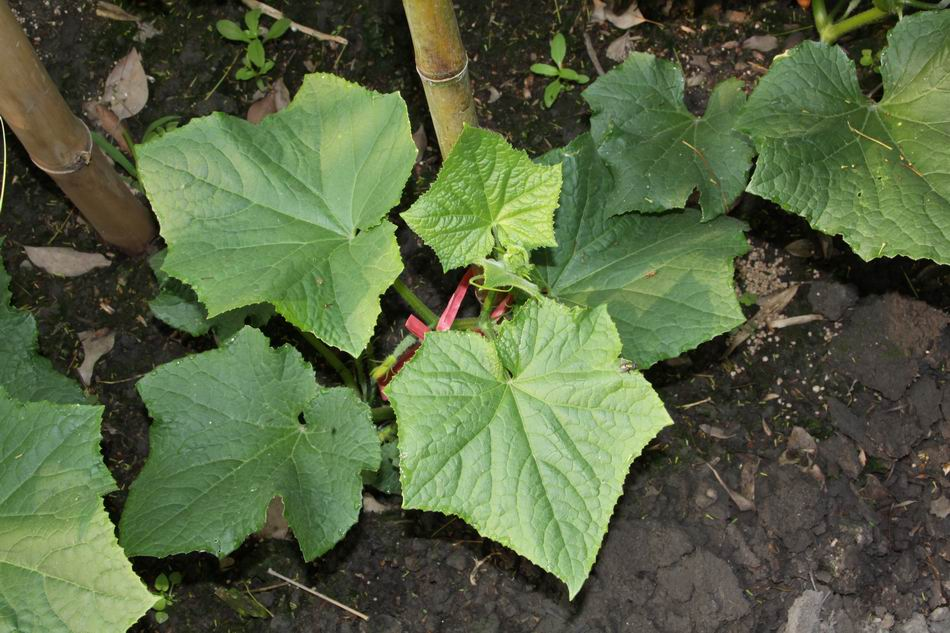
#> input picture week1/leaves.jpg, 950 x 633 px
$ jupyter execute --allow-errors lab0.ipynb
#> lines starting #> are read from the running program, lines starting #| are printed output that depends on the picture; after the words box and inside, x2 and y2 are one past the last pixel; in counts of white or black regions, pixels touching at a corner belong together
[cell 1]
from skimage import io, data, img_as_float
import matplotlib.pyplot as plt
import numpy as np

# Load an image
### (1) Read the 'leaves.jpg' and show it in RGB and grayscale

[cell 2]
leaves = io.imread('leaves.jpg')
#> leaves is the input picture: shape (633, 950, 3); mean R, G, B 87.1, 101.1, 67
gray_leaves = io.imread('leaves.jpg', as_gray=True)
#> gray_leaves: shape (633, 950) float64; min 0, max 0.986, mean 0.375
# [11 lines of commented-out code are left out]
plt.imshow(gray_leaves, cmap='gray')
plt.show()
#> (the rest of this cell did not finish here and is left out)

# Image channels
### (1) Show the red channel of the 'leaves.jpg'.
### (2) Show the green channel of the 'leaves.jpg'.
### (3) Show the blue channel of the 'leaves.jpg'.

[cell 3]
plt.imshow(leaves[:,:,0], cmap='Reds')
plt.show()
plt.imshow(leaves[:,:,1], cmap='Greens')
plt.show()
plt.imshow(leaves[:,:,2], cmap='Blues')
plt.show()
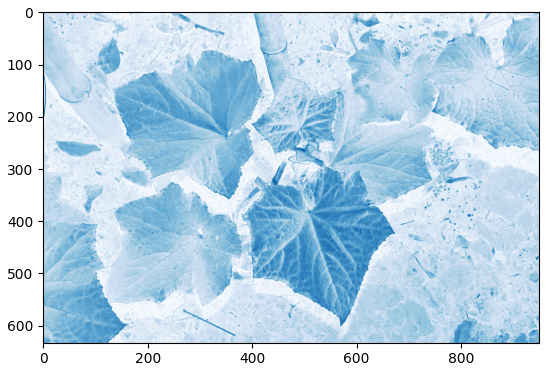
#> figure drawn by matplotlib, 1 panel

# Image adjustment
### (1) Increase the brightness by addition.
### (2) Decrease the brightness by subtraction.

[cell 4]
leaves_float = img_as_float(leaves)

add_leaves = leaves_float + 0.5
plt.imshow(add_leaves)
plt.show()
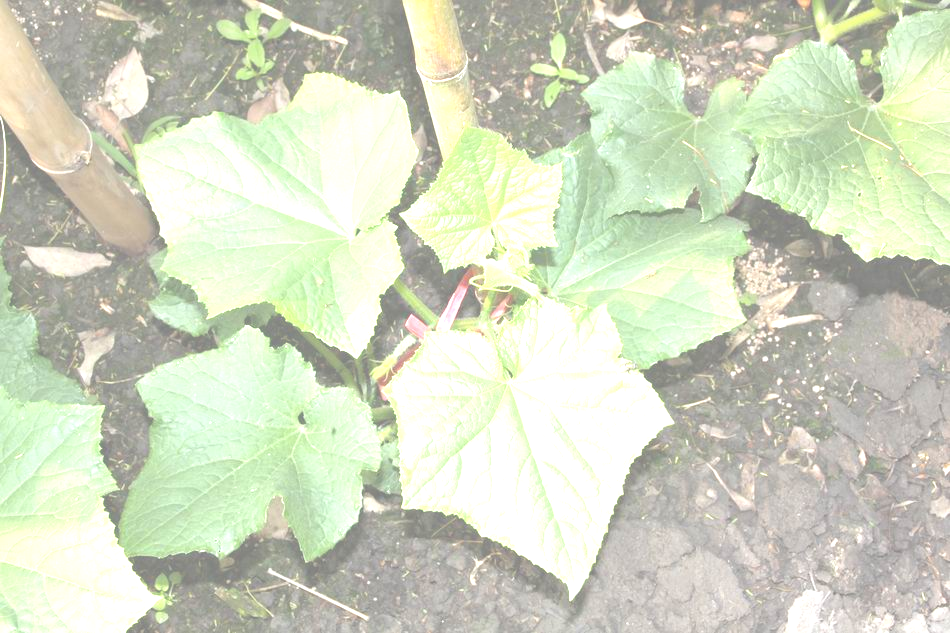
#> shown: shape (633, 950, 3) float64; mean R, G, B 0.82, 0.844, 0.759

sub_leaves = leaves_float - 0.5
plt.imshow(sub_leaves)
plt.show()

# Image subtraction
### (1) Subtract the 'highway1.jpg' from 'highway2.jpg'.
hint: dtype should be float

[cell 5]
highway1 = io.imread('highway1.jpg')
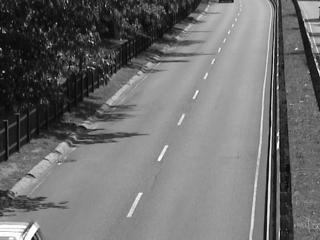
#> input picture week1/highway1.jpg, 320 x 240 px
#> highway1 is the input picture: shape (240, 320); min 0, max 255, mean 110.3
highway2 = io.imread('highway2.jpg')
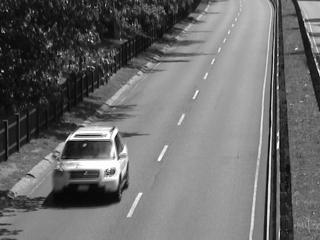
#> input picture week1/highway2.jpg, 320 x 240 px
#> highway2 is the input picture: shape (240, 320); min 0, max 255, mean 107.1

highway1 = img_as_float(highway1)
plt.imshow(highway1, cmap='gray')
plt.show()

highway2 = img_as_float(highway2)
plt.imshow(highway2, cmap='gray')
plt.show()

subtraction = highway2 - highway1
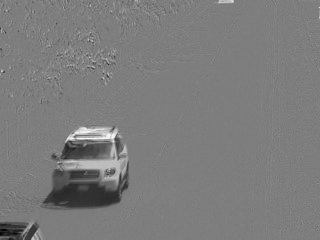
#> subtraction: shape (240, 320) float64; min -0.835, max 0.851, mean -0.0124; drawn with min black and max white
plt.imshow(subtraction, cmap='gray')
plt.show()

# Image rotation
### (1) Show 'leaves.jpg' rotated with 30 degrees counter-clockwise.
### (2) Show 'leaves.jpg' rotated with 30 degrees clockwise.

[cell 6]
from skimage import transform, data
leaves = io.imread('leaves.jpg', as_gray=True)
leaves_ccw = transform.rotate(leaves, 30)
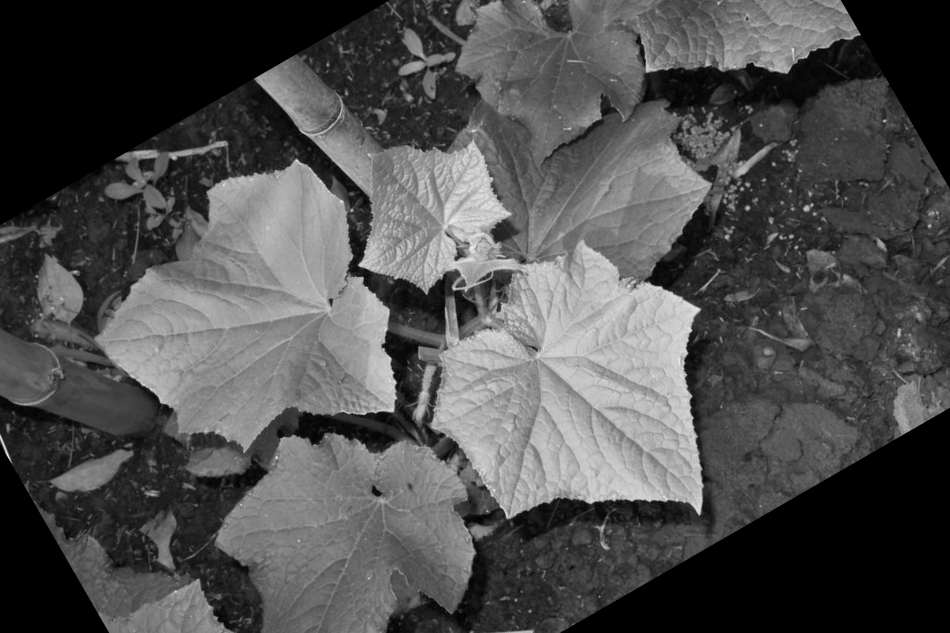
#> leaves_ccw: shape (633, 950) float64; min 0, max 0.95, mean 0.31
leaves_cw = transform.rotate(leaves, -30)
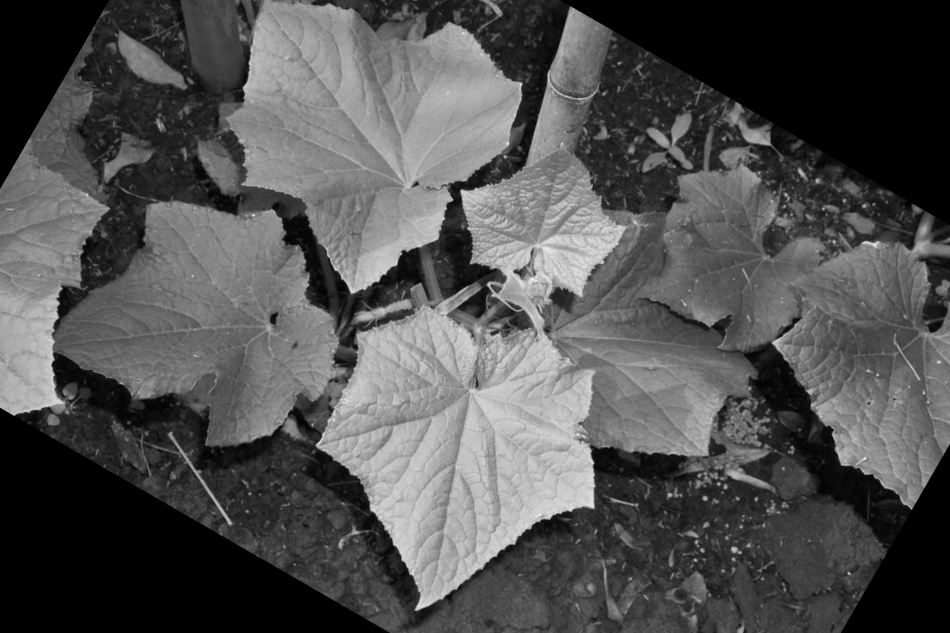
#> leaves_cw: shape (633, 950) float64; min 0, max 0.947, mean 0.319

plt.imshow(leaves, cmap='gray')
plt.show()

plt.imshow(leaves_ccw, cmap='gray')
plt.show()

plt.imshow(leaves_cw, cmap='gray')
plt.show()

# Image contrast
### (1) Increase the constrast of 'leaves.jpg'.

[cell 7]
def increase_contrast(image):
    threshold = 0.15
    mod_image = image/image.max().copy()
    x1, y1 = np.where(mod_image>=threshold)
    x2, y2 = np.where(mod_image<threshold)
    mod_image[x1, y1] = mod_image[x1, y1] + 0.3
    mod_image[x2, y2] = mod_image[x2, y2] - 0.3
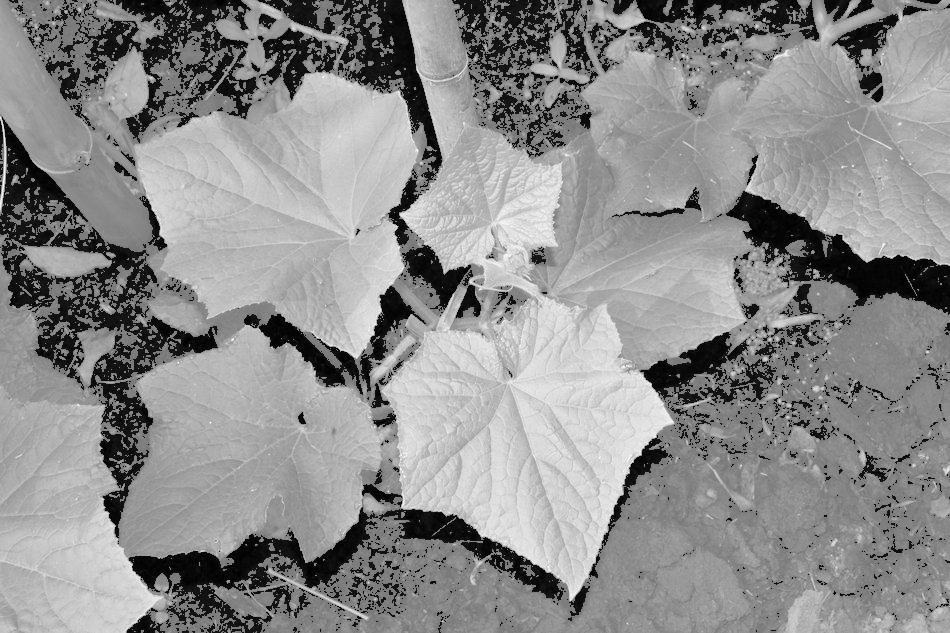
#> mod_image: shape (633, 950) float64; min -0.3, max 1.3, mean 0.587; drawn with min black and max white
    return mod_image

leaves_gray = io.imread('leaves.jpg', as_gray=True)
plt.imshow(leaves_gray, cmap='gray')
plt.show()

leaves_contrast = increase_contrast(leaves_gray)
plt.imshow(leaves_contrast, cmap='gray', vmin=0.0, vmax=1.0)
plt.show()

# Binarization
### (1) Binarize 'leaves.jpg' and show it.

[cell 8]
threshold = 0.6

binary_leaves = leaves_gray.copy()
binary_leaves[leaves_gray>threshold] = 1.0
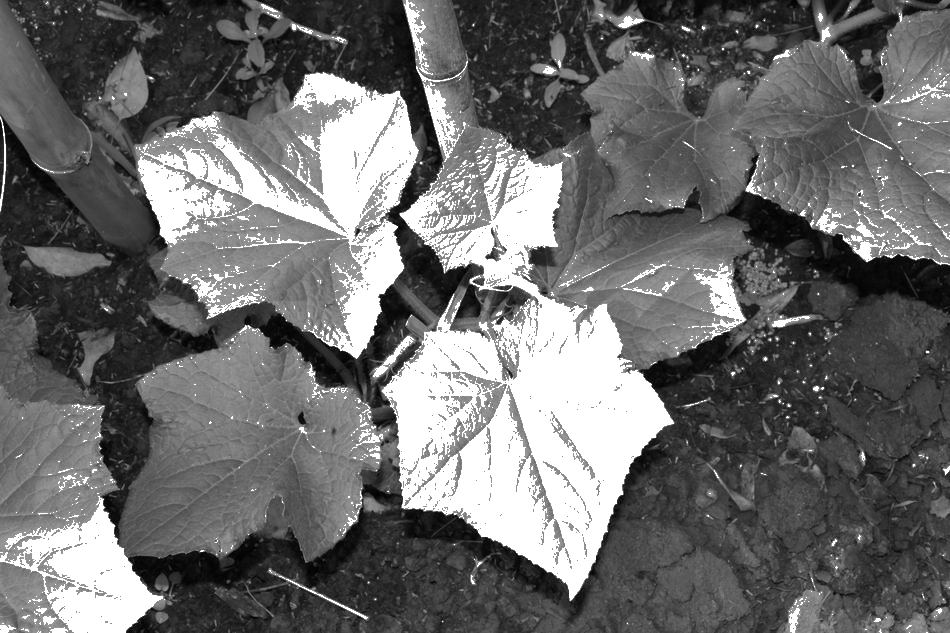
#> binary_leaves: shape (633, 950) float64; min 0, max 1, mean 0.426
binary_leaves[leaves_gray<threshold] = 0.0
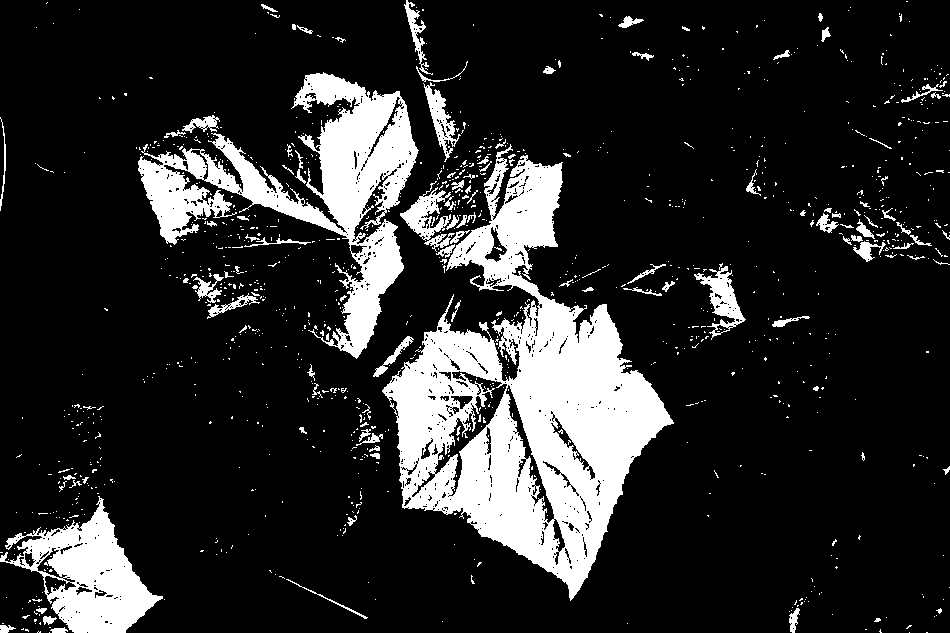
#> binary_leaves: shape (633, 950) float64; values 0 (black) and 1 (white), 16.6% white; 1115 white regions (1005 under 20 px), largest, box (x1, y1, x2, y2) and area: (382, 144, 674, 601) 53238, (138, 72, 419, 359) 23109, (0, 496, 163, 633) 9463

plt.imshow(binary_leaves, cmap='gray')
plt.show()
